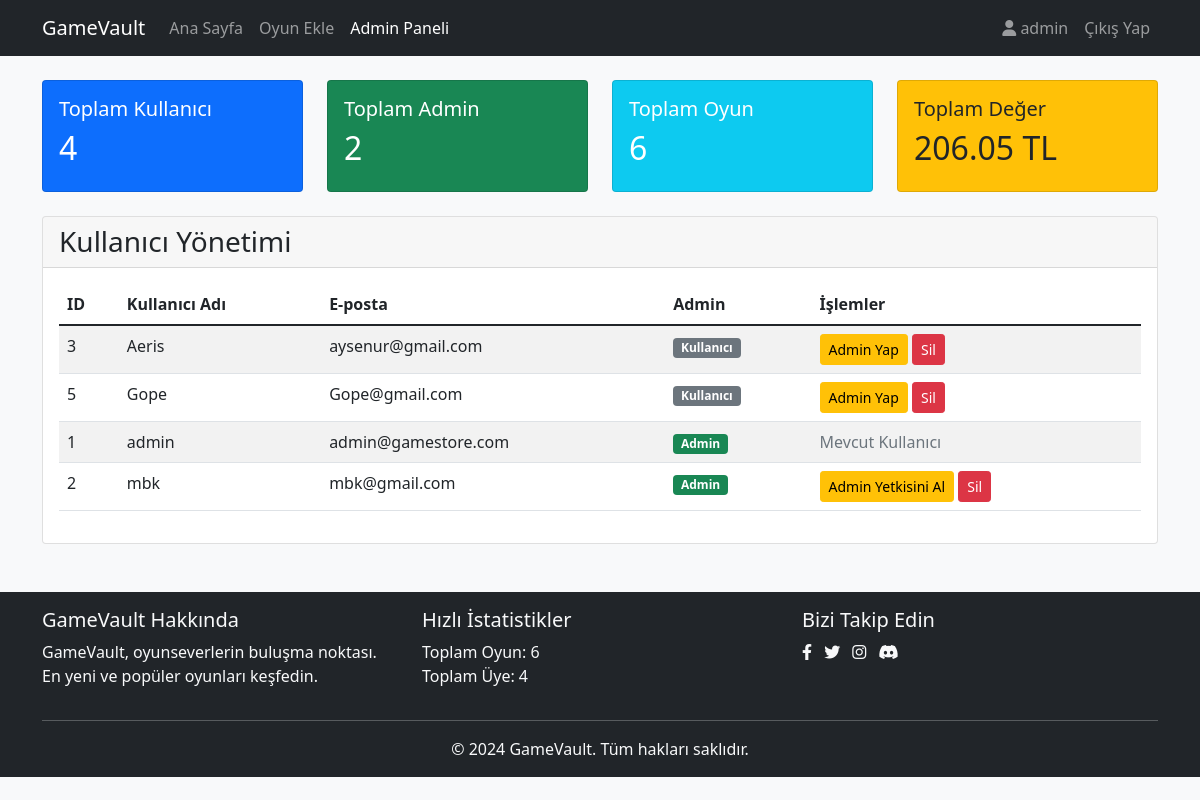
Page /admin_panel.php (signed in) on the earlier database version.
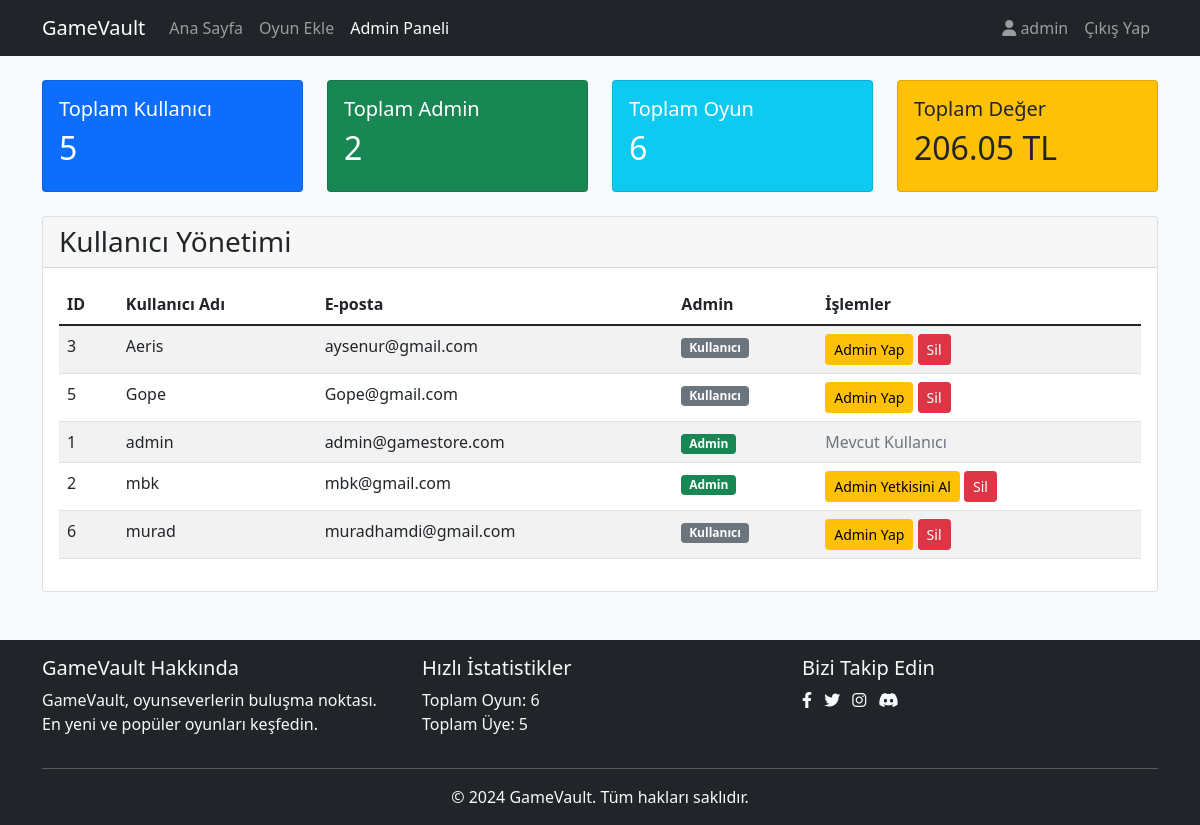
Same page on the later database version.
### tables this page shows
CREATE TABLE users (
            id INTEGER PRIMARY KEY AUTOINCREMENT,
            username TEXT UNIQUE NOT NULL,
            email TEXT UNIQUE NOT NULL,
            password TEXT NOT NULL,
            is_admin INTEGER DEFAULT 0
        );

### admin_panel.php (the view, shortened to what the changed rows need)
<?php
$db = Database::getInstance()->getConnection();
$users = [];
try {
    $stmt = $db->query("SELECT * FROM users ORDER BY username");
    $users = $stmt->fetchAll(PDO::FETCH_ASSOC);
} catch(PDOException $e) {
    $error = 'Kullanıcılar yüklenirken bir hata oluştu.';
}
$stats = [
    'total_users' => 0,
    'total_games' => 0,
    'total_admins' => 0,
    'total_value' => 0
];
try {
    $stmt = $db->query("SELECT COUNT(*) FROM users");
    $stats['total_users'] = $stmt->fetchColumn();
    $stmt = $db->query("SELECT COUNT(*) FROM users WHERE is_admin = 1");
    $stats['total_admins'] = $stmt->fetchColumn();
    $stmt = $db->query("SELECT COUNT(*), SUM(price) FROM games");
    $result = $stmt->fetch(PDO::FETCH_NUM);
    $stats['total_games'] = $result[0];
    $stats['total_value'] = $result[1] ?? 0;
} catch(PDOException $e) {
    $error = 'İstatistikler yüklenirken bir hata oluştu.';
}
?>
<!DOCTYPE html>
<html lang="tr">
<head>
    <link href="https://cdn.jsdelivr.net/npm/bootstrap@5.1.3/dist/css/bootstrap.min.css" rel="stylesheet">
    <link href="https://cdnjs.cloudflare.com/ajax/libs/font-awesome/6.0.0/css/all.min.css" rel="stylesheet">
</head>
<body class="bg-light">
    <div class="container mt-4">
        <div class="row mb-4">
            <div class="col-md-3">
                <div class="card bg-primary text-white">
                    <div class="card-body">
                        <h5 class="card-title">Toplam Kullanıcı</h5>
                        <h2><?php echo $stats['total_users']; ?></h2>
                    </div>
                </div>
            </div>
            <div class="col-md-3">
                <div class="card bg-success text-white">
                    <div class="card-body">
                        <h2><?php echo $stats['total_admins']; ?></h2>
                    </div>
                </div>
            </div>
            <div class="col-md-3">
                <div class="card bg-info text-white">
                    <div class="card-body">
                        <h2><?php echo $stats['total_games']; ?></h2>
                    </div>
                </div>
            </div>
            <div class="col-md-3">
                <div class="card bg-warning text-dark">
                    <div class="card-body">
                        <h2><?php echo number_format($stats['total_value'], 2); ?> TL</h2>
                    </div>
                </div>
            </div>
        </div>
        <div class="card">
            <div class="card-body">
                <div class="table-responsive">
                    <table class="table table-striped">
                        <thead>
                            <tr>
                                <th>ID</th>
                                <th>Kullanıcı Adı</th>
                                <th>E-posta</th>
                                <th>Admin</th>
                                <th>İşlemler</th>
                            </tr>
                        </thead>
                        <tbody>
                            <?php foreach ($users as $user): ?>
                            <tr>
                                <td><?php echo $user['id']; ?></td>
                                <td><?php echo htmlspecialchars($user['username']); ?></td>
                                <td><?php echo htmlspecialchars($user['email']); ?></td>
                                <td>
                                    <?php if ($user['is_admin']): ?>
                                        <span class="badge bg-success">Admin</span>
                                    <?php else: ?>
                                        <span class="badge bg-secondary">Kullanıcı</span>
                                    <?php endif; ?>
                                </td>
                                <td>
                                    <?php if ($user['id'] != $_SESSION['user_id']): ?>
                                    <form method="POST" action="" class="d-inline">
                                        <button type="submit" name="toggle_admin" class="btn btn-warning btn-sm">
                                            <?php echo $user['is_admin'] ? 'Admin Yetkisini Al' : 'Admin Yap'; ?>
                                        </button>
                                        <button type="submit" name="delete_user" class="btn btn-danger btn-sm"
                                                onclick="return confirm('Bu kullanıcıyı silmek istediğinizden emin misiniz?')">
                                            Sil
                                        </button>
                                    </form>
                                    <?php else: ?>
                                        <span class="text-muted">Mevcut Kullanıcı</span>
                                    <?php endif; ?>
                                </td>
                            </tr>
                            <?php endforeach; ?>
                        </tbody>
                    </table>
                </div>
            </div>
        </div>
    </div>
    <?php include 'includes/footer.php'; ?>
</body>
</html>

### includes/footer.php (shortened to what the changed rows need)
<?php
$db = Database::getInstance()->getConnection();
try {
    $total_games = $db->query("SELECT COUNT(*) FROM games")->fetchColumn();
    $total_users = $db->query("SELECT COUNT(*) FROM users")->fetchColumn();
} catch(PDOException $e) {
    $total_games = 0;
    $total_users = 0;
}
?>
<footer class="footer mt-5 py-3 bg-dark text-light">
    <div class="container">
        <div class="row">
            <div class="col-md-4">
                <ul class="list-unstyled">
                    <li>Toplam Oyun: <?php echo number_format($total_games); ?></li>
                    <li>Toplam Üye: <?php echo number_format($total_users); ?></li>
                </ul>
            </div>
        </div>
    </div>
</footer>
</body>
</html>

Differences in the rows shown:
added users: id "6", username "murad", email "muradhamdi@gmail.com", is_admin "Kullanıcı"
Other differences:
$stats['total_users']: "4" → "5"
$total_users: "4" → "5"
